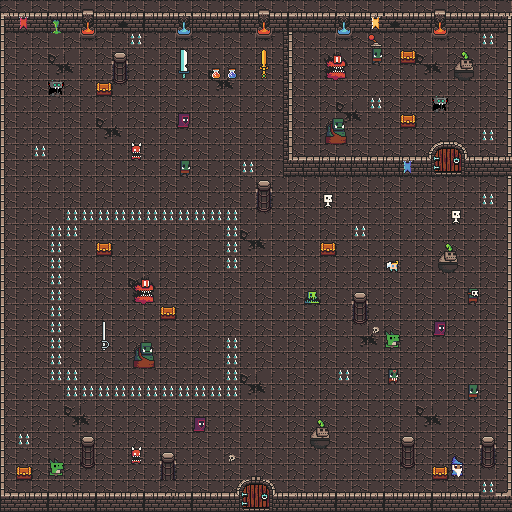

Below is a game level as drawn by its tile map, then a one-line description and the .tmx that defines it (tile-layer data replaced by summaries):
An orthogonal 32x32 tile map with 16x16 px tiles, 3 tile layers (ground, wall, items), 3 tilesets.

<map version="1.10" tiledversion="1.11.0" orientation="orthogonal" renderorder="right-down" width="32" height="32" tilewidth="16" tileheight="16" infinite="0" nextlayerid="7" nextobjectid="1">
 <tileset firstgid="1" name="0x72_DungeonTilesetII_v1.4" tilewidth="16" tileheight="16" tilecount="1024" columns="32">
  <image source="../images/0x72_DungeonTilesetII_v1.4.png" width="512" height="512" />
  <tile id="356">
   <animation>
    <frame tileid="353" duration="150" />
    <frame tileid="354" duration="150" />
    <frame tileid="355" duration="150" />
    <frame tileid="356" duration="150" />
   </animation>
  </tile>
 </tileset>
 <tileset firstgid="1025" source="0x72_DungeonTilesetII_v1.4.tsx" />
 <tileset firstgid="2049" name="robot" tilewidth="16" tileheight="16" tilecount="8" columns="8">
  <image source="robot.png" width="128" height="18" />
  <tile id="7">
   <animation>
    <frame tileid="0" duration="150" />
    <frame tileid="1" duration="150" />
    <frame tileid="2" duration="150" />
    <frame tileid="3" duration="150" />
    <frame tileid="4" duration="150" />
    <frame tileid="5" duration="150" />
    <frame tileid="6" duration="150" />
    <frame tileid="7" duration="150" />
   </animation>
  </tile>
 </tileset>
 <layer id="2" name="ground" width="32" height="32">
  <data>[1024 cells, 1024 non-empty, 10 distinct tile ids]</data>
 </layer>
 <layer id="4" name="wall" width="32" height="32">
  <data>[1024 cells, 185 non-empty, 25 distinct tile ids]</data>
 </layer>
 <layer id="5" name="items" width="32" height="32">
  <data>[1024 cells, 263 non-empty, 79 distinct tile ids]</data>
 </layer>
</map>
